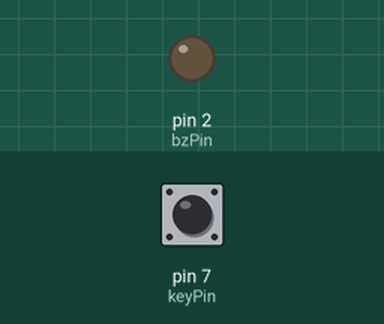
Recording of a sketch running on a simulated Arduino Uno, built with avr-gcc and run on an emulated ATmega328P. Parts: output pins drawn as LEDs (lit = HIGH). The test bench sets the inputs (shaded band); at power-on: pin 7 (keyPin) HIGH.

Above: at 1.2 s.
1.3 s: pin 7 (keyPin) pulled LOW for 0.15 s
At 9.6 s:
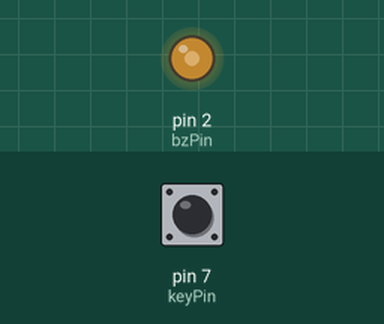
Timing chart, 0 to 10.3 s (numbered marks = the images above; inputs shaded):
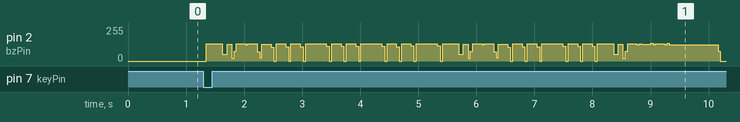

The sketch:

BuzzEx2.ino
```cpp
/*
 * tone()함수 사용없이, 악보 연주하기
 * 배열, 하수 라이브러리 만들기
 */
 #define keyPin 7
 const int bzPin = 2;
 int length = 25;

 /*악보-종이비행기*/
 char notes[] = "edcdeeedddeggedcdeeeddedc"; // 25개음

 /*음의 길이*/
 int beats[] = {3,1,2,2,2,2,4,2,2,4,2,2,4,3,1,2,2,2,2,4,2,2,3,1,8}; //음의 길이 16분 음표를 1로 기준(25개)

 /*연주속도*/
 int tempo = 100; //낮을수록 빠름

 /*부저 출력 함수*/
 void playTone(int tone, int duration){
  /*duration(us) = beats[i] x tempo x 1000
   duration의 크기가 커질 것을 대비 하여, 1000값을 강제 형변환
   tone은 주파수의 1/2에 해당 함으로, 주어진 HIGH시간(tone)의 2배만큼씩 이동한다.
   즉, 1개의 주파수 이동 시간 만큼 지나므로, duration시간안에, 1개의 Pulse 증기삭의 시간 (tone시간의 2배) 간격으로 반복하게 만든다
   */
  for(long i = 0; i < duration * 1000L ; i+=tone*2){
    digitalWrite(bzPin, HIGH);
    delayMicroseconds(tone);
    digitalWrite(bzPin,LOW);
    delayMicroseconds(tone);
  }
 }

void playNote(char note, int duration){
  char names[] = { 'c','d','e','f','g','a','b','c'};
  int tones[] = {1915,1700,1519,1432,1275,1136,1014,956}; //1915 : 높은도 956 : 낮은도
  for(int i = 0 ; i < 8 ; i++){
    if(names[i] == note){
      playTone(tones[i],duration);
    }
  }
}

void setup(){
  pinMode(keyPin,INPUT_PULLUP);
  pinMode(bzPin,OUTPUT);
}

void loop(){
  /* 악보 : notes[],음갯수(length): 25개
   *  음길이(duration) : beats[] * tempo
   */
  boolean keyTch = digitalRead(keyPin);
  if(!keyTch){
    for(int i = 0; i < length; i++){
      if(notes[i] == ' '){ // 공백은 무음으로 건너뛰기
        delay(beats[i] * tempo);
      } else{ //음이 있으면, 연주하기, 음높이, 음길이 전달하기
        playNote(notes[i], beats[i] * tempo);
      }
      delay(tempo / 2); //반박자 지연시키기
    }
  }
}
```
